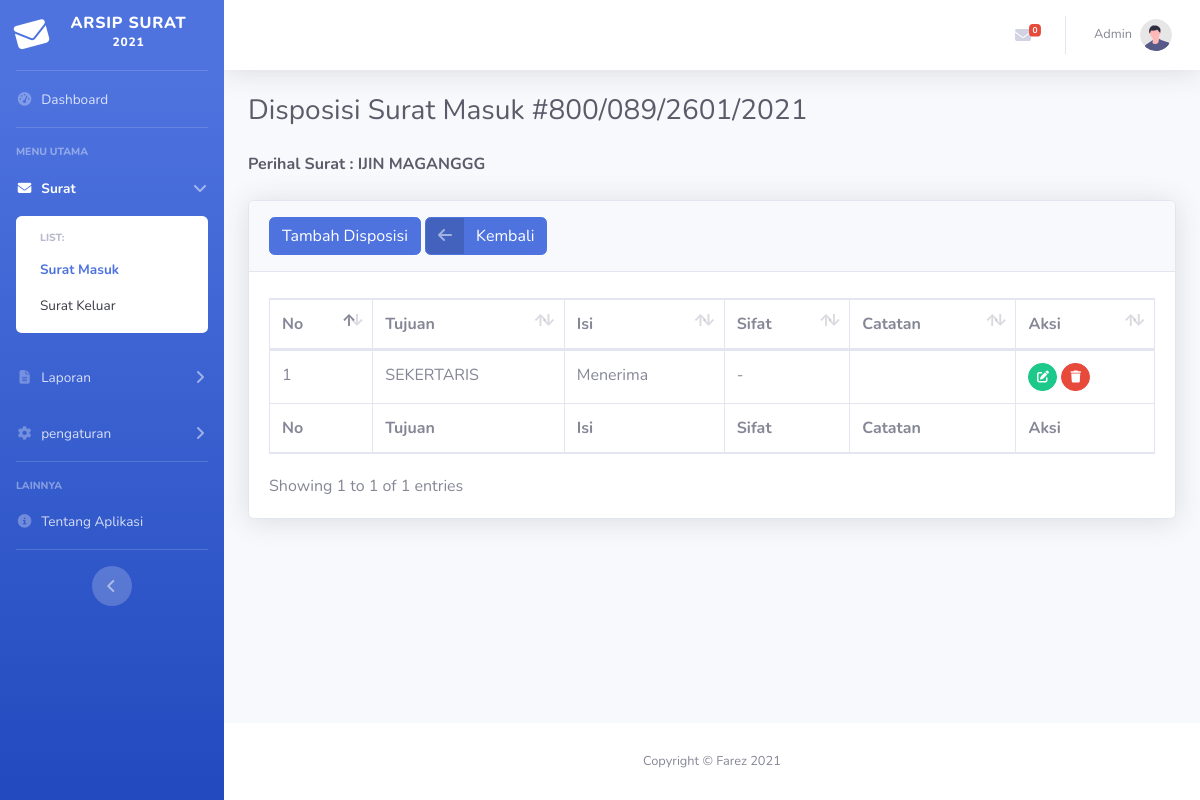
Page /disposisi.php?id=17 (signed in) on the committed database.
### tables this page shows
CREATE TABLE `tb_suratmasuk` (
  `id_suratmasuk` int(11) NOT NULL,
  `no_suratmasuk` varchar(50) NOT NULL,
  `no_agenda` varchar(50) NOT NULL,
  `asal_surat` varchar(250) NOT NULL,
  `kode_klasifikasi` varchar(50) NOT NULL,
  `isi_surat` varchar(250) NOT NULL,
  `tgl_surat` date NOT NULL,
  `tgl_diterima` date NOT NULL,
  `file_suratmasuk` varchar(250) NOT NULL,
  `ket_suratmasuk` varchar(250) NOT NULL
);

CREATE TABLE `tb_disposisi` (
  `id_disposisi` int(11) NOT NULL,
  `tujuan` varchar(50) NOT NULL,
  `isi_disposisi` varchar(250) NOT NULL,
  `sifat` varchar(20) NOT NULL,
  `catatan` varchar(250) NOT NULL,
  `id_suratmasuk` int(11) NOT NULL
);

### disposisi.php (the view, shortened to what this page needs)
<?php
    if(!isset($_SESSION['user'])) {
        echo "<script language='javascript'>alert('Anda harus login terlebih dahulu!!!'); document.location.href='login.php';</script>";
    } else {
    include 'template/header.php';
?>
            <hr class="sidebar-divider my-0">
            <li class="nav-item">
                <a class="nav-link" href="index.php">
                    <i class="fas fa-fw fa-tachometer-alt"></i>
                    <span>Dashboard</span></a>
            </li>
            <hr class="sidebar-divider">
            <div class="sidebar-heading">
                MENU UTAMA
            </div>
            <li class="nav-item active">
                <a class="nav-link" href="#" data-toggle="collapse" data-target="#collapseTwo"
                    aria-expanded="true" aria-controls="collapseTwo">
                    <i class="fas fa-fw fa-envelope"></i>
                    <span>Surat</span>
                </a>
                <div id="collapseTwo" class="collapse show" aria-labelledby="headingTwo" data-parent="#accordionSidebar">
                    <div class="bg-white py-2 collapse-inner rounded">
                        <h6 class="collapse-header">List:</h6>
                        <a class="collapse-item active" href="suratmasuk.php">Surat Masuk</a>
                        <a class="collapse-item" href="suratkeluar.php">Surat Keluar</a>
                    </div>
                </div>
            </li>
            <li class="nav-item">
                <a class="nav-link collapsed" href="#" data-toggle="collapse" data-target="#collapseUtilities"
                    aria-expanded="true" aria-controls="collapseUtilities">
                    <i class="fas fa-fw fa-file-alt"></i>
                    <span>Laporan</span>
                </a>
            </li>
            <?php
                if($_SESSION['level']=='Admin'){
            ?>
            <li class="nav-item">
                <a class="nav-link collapsed" href="#" data-toggle="collapse" data-target="#collapsepengaturan"
                    aria-expanded="true" aria-controls="collapseUtilities">
                    <i class="fas fa-fw fa-cog"></i>
                    <span>pengaturan</span>
                </a>
            </li>
            <?php
                } else {}
            ?>
            <hr class="sidebar-divider">
            <div class="sidebar-heading">
                Lainnya
            </div>
            <li class="nav-item">
                <a class="nav-link" href="tentang.php">
                    <i class="fas fa-fw fa-info-circle"></i>
                    <span>Tentang Aplikasi</span></a>
            </li>
            <hr class="sidebar-divider d-none d-md-block">
            <div class="text-center d-none d-md-inline">
                <button class="rounded-circle border-0" id="sidebarToggle"></button>
            </div>
        </ul>
        <div id="content-wrapper" class="d-flex flex-column">
            <div id="content">
                <nav class="navbar navbar-expand navbar-light bg-white topbar mb-4 static-top shadow">
                    <ul class="navbar-nav ml-auto">
                        <li class="nav-item dropdown no-arrow mx-1">
                            <a class="nav-link dropdown-toggle" href="#" id="messagesDropdown" role="button"
                                data-toggle="dropdown" aria-haspopup="true" aria-expanded="false">
                                <i class="fas fa-envelope fa-fw"></i>
                                <?php
                                    $hariini = date('Y-m-d');
                                    $sqli = mysqli_query($conn, "SELECT * FROM tb_suratmasuk WHERE tgl_surat='$hariini'");
                                    $ceksqli = mysqli_num_rows($sqli);
                                ?>
                                <span class="badge badge-danger badge-counter"><?= $ceksqli ?></span>
                            </a>
                        </li>
                        <li class="nav-item dropdown no-arrow">
                            <a class="nav-link dropdown-toggle" href="#" id="userDropdown" role="button"
                                data-toggle="dropdown" aria-haspopup="true" aria-expanded="false">
                                <span class="mr-2 d-none d-lg-inline text-gray-600 small"><?=$_SESSION['user']?></span>
                                <img class="img-profile rounded-circle"
                                    src="assets/img/undraw_profile.svg">
                            </a>
                        </li>
                    </ul>
                </nav>
                <div class="container-fluid">
                    <?php
                        $id = $_GET['id'];
                        $sqlsm = mysqli_query($conn, "SELECT * FROM tb_suratmasuk WHERE id_suratmasuk='$id'");
                        $t = mysqli_fetch_assoc($sqlsm);
                    ?>
                    <div class="d-sm-flex align-items-center justify-content-between mb-4">
                        <h1 class="h3 mb-0 text-gray-800">Disposisi Surat Masuk #<?= $t['no_suratmasuk'] ?></h1>
                    </div>
                    <p class="mb-4 text-dark font-weight-bold">Perihal Surat : <?= $t['isi_surat'] ?></p>
                    <div class="card shadow mb-4">
                        <div class="card-header py-3">
                            <a href="#" data-toggle="modal" data-target="#tambahdisposisi" class="btn btn-primary" type="button">Tambah Disposisi</a>
                            <a href="suratmasuk.php" class="btn btn-primary btn-icon-split">
                                        <span class="icon text-white-50">
                                            <i class="fas fa-arrow-left"></i>
                                        </span>
                                        <span class="text">Kembali</span>
                            </a>
                        </div>
                        <div class="card-body">
                            <div class="table-responsive">
                                <table class="table table-bordered" id="disposisi" width="100%" cellspacing="0">
                                    <thead>
                                        <tr>
                                            <th>No</th>
                                            <th>Tujuan</th>
                                            <th>Isi</th>
                                            <th>Sifat</th>
                                            <th>Catatan</th>
                                            <th>Aksi</th>
                                        </tr>
                                    </thead>
                                    <tfoot>
                                        <tr>
                                            <th>No</th>
                                            <th>Tujuan</th>
                                            <th>Isi</th>
                                            <th>Sifat</th>
                                            <th>Catatan</th>
                                            <th>Aksi</th>
                                        </tr>
                                    </tfoot>
                                    <tbody>
                                        <?php
                                            $sql = mysqli_query($conn, "SELECT * FROM tb_disposisi, tb_suratmasuk WHERE tb_suratmasuk.id_suratmasuk='$id' AND tb_disposisi.id_suratmasuk=tb_suratmasuk.id_suratmasuk");
                                            $no = 1;
                                            while($row=mysqli_fetch_assoc($sql)){
                                        ?>
                                        <tr>
                                            <td><?= $no++ ?></td>
                                            <td><?= $row['tujuan'] ?></td>
                                            <td><?= $row['isi_disposisi'] ?></td>
                                            <td><?= $row['sifat'] ?></td>
                                            <td><?= $row['catatan'] ?></td>
                                            <td>
                                                <a href="#" class="btn btn-success btn-circle btn-sm" data-toggle="modal" data-target="#edit<?php echo $row['id_disposisi']; ?>"><i class="fas fa-edit"></i></a>
                                                <a href="#" class="btn btn-danger btn-circle btn-sm" data-toggle="modal" data-target="#hapus<?php echo $row['id_disposisi']; ?>"><i class="fas fa-trash"></i></a>
                                            </td>
                                        </tr>
                                        <?php } ?>
                                    </tbody>
                                </table>
                            </div>
                        </div>
                    </div>
                </div>
            </div>
<?php }
    include 'template/footer.php';
?>

### rows in the picture
tb_suratmasuk: no_suratmasuk "800/089/2601/2021", isi_surat "IJIN MAGANGGG"
tb_disposisi: tujuan "SEKERTARIS", isi_disposisi "Menerima", sifat "-"

### other values in the picture
$ceksqli "0"
$_SESSION['user'] "Admin"
